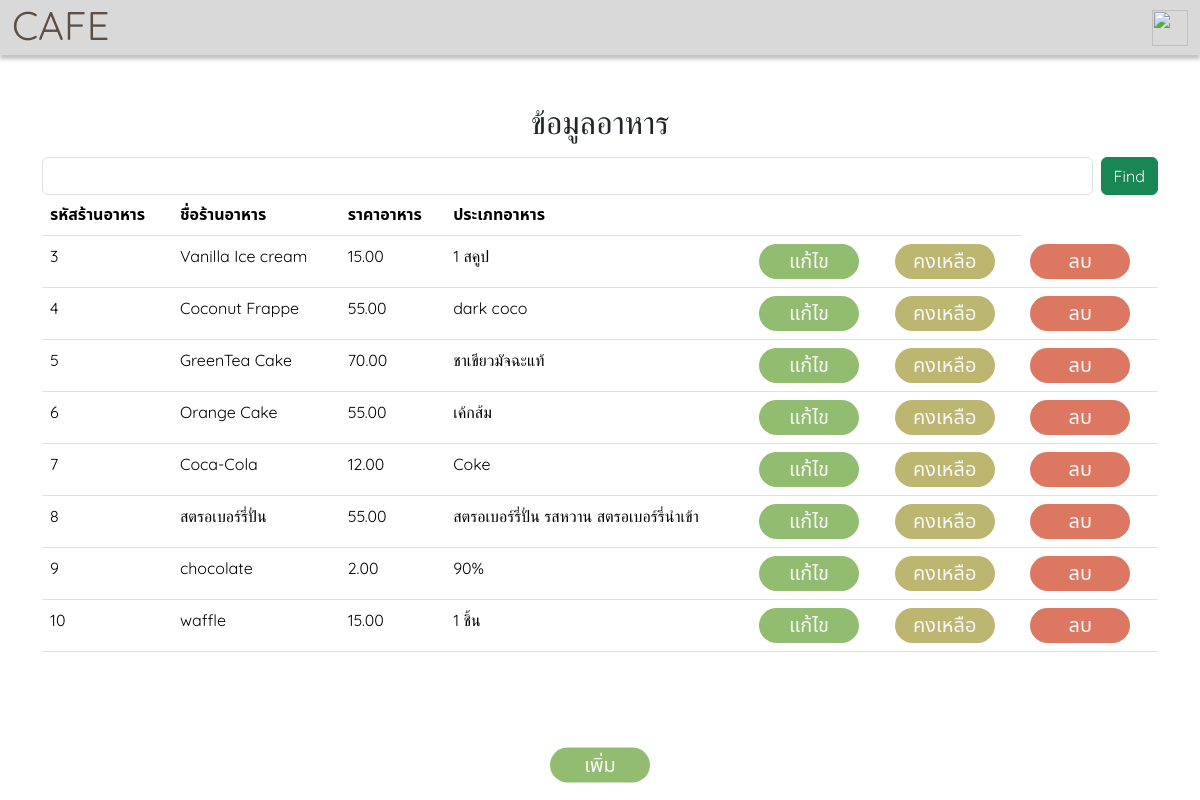
/admin/find_food_data.php, run on the app's committed database.
### tables this page shows
CREATE TABLE `food` (
  `f_id` int(11) NOT NULL,
  `f_name` text NOT NULL,
  `f_price` decimal(10,2) NOT NULL,
  `f_detail` varchar(200) NOT NULL,
  `f_status` varchar(3) NOT NULL,
  `ft_id` int(11) NOT NULL,
  `pic` longblob NOT NULL
);

### admin/find_food_data.php (the view, shortened to what this page needs)
<?php
require_once("..\conn.php");
$name = $_GET["name"];
$sql = "SELECT * FROM `food` WHERE `f_name` LIKE '%$name%' AND `f_status` != '3'";
$r = mysqli_query($conn, $sql);
$num = mysqli_num_rows($r);
if ($num > 0) {
    ?>
    <!DOCTYPE html>
    <html lang="en">
    <head>
        <?php include('../link.php'); ?>
        <link rel="stylesheet" type="text/css" href="../styles.css">
    </head>
    <body>
        <?php include_once('headerbar.php') ?>
        <div class="container mt-5">
            <div class="row">
                <div class="col">
                    <div class="header d-flex justify-content-center h2 mb-3">ข้อมูลอาหาร</div>
                    <form action="find_food_data.php" method="get" class="d-flex justify-content-center">
                        <input type="text" name="name" class="form-control me-2">
                        <button type="submit" class="btn btn-success">Find</button>
                    </form>
                    <table class="table">
                        <tr>
                            <th>
                                <div class="text-thead">รหัสร้านอาหาร</div>
                            </th>
                            <th>
                                <div class="text-thead">ชื่อร้านอาหาร</div>
                            </th>
                            <th>
                                <div class="text-thead">ราคาอาหาร</div>
                            </th>
                            <th>
                                <div class="text-thead">ประเภทอาหาร</div>
                            </th>
                            <th></th>
                            <th></th>
                        </tr>
                        <?php while ($row = mysqli_fetch_row($r)) { ?>
                            <tbody>
                                <tr>
                                    <td>
                                        <?php echo $row[0]; ?>
                                    </td>
                                    <td>
                                        <?php echo $row[1]; ?>
                                    </td>
                                    <td>
                                        <?php echo $row[2]; ?>
                                    </td>
                                    <td>
                                        <?php echo $row[3]; ?>
                                    </td>
                                    <td>
                                        <button type="button" class="button-green"
                                            onclick="location.href='edit_form_food.php?f_id=<?php echo $row[0]; ?>'">
                                            <div class="text-type-name">แก้ไข</div>
                                        </button>
                                    </td>
                                    <td><button class="button-yellow" type="button"
                                            onclick="location.href='update_status_food.php?f_id=<?php echo $row[0]; ?>'">
                                            <?php
                                            $statuslist = array('1' => "คงเหลือ", '2' => "สินค้าหมด");
                                            $f_status = $row[4];
                                            echo '<div class="text-type-name">' . $statuslist[$f_status] . '</div>';
                                            ?>
                                        </button>
                                    </td>
                                    <td><button class="button-red" type="button"
                                            onclick="location.href='delete_food.php?f_id=<?php echo $row[0]; ?>'">
                                            <div class="text-type-name">ลบ</div>
                                        </button></td>
                                </tr>
                            <?php }
} ?>
                </table>
            </div>
        </div>
    </div>
    <footer class="footer">
        <button type="button" class="button-green"
            onclick="location.href='add_form_food.php'">
            <div class="text-type-name">เพิ่ม</div></a>
    </footer>
</body>
</html>

### styles.css (style rules this page uses)
* { font-family: 'Quicksand', sans-serif; }
.footer { position: absolute; font-size: 18px; bottom: 0; left: 0; transform: translate(calc(50vw - 50%), -50%); }
.button-green { width: 100px; height: 35px; flex-shrink: 0; border-radius: 20px; background: #92BD70; border: 0px; }
.button-red { width: 100px; height: 35px; flex-shrink: 0; border-radius: 20px; background: #DC7862; border: 0px; }
.button-yellow { width: 100px; height: 35px; flex-shrink: 0; border-radius: 20px; background: #BDB670; border: 0px; }
.text-type-name { margin-top: 2px; margin-left: 4px; margin-right: 4px; margin-bottom: 4px; font-family: 'Noto Sans Thai', sans-serif; font-size: 20px; text-align: center; vertical-align: middle; color: #F7F7F7; text-decoration: none; }
.text-thead { font-family: 'Noto Sans Thai', sans-serif; font-size: 16px; }

### data on the page
food: f_id "3", f_name "Vanilla Ice cream", f_price "15.00", f_detail "1 สคูป", f_status "คงเหลือ"
food: f_id "4", f_name "Coconut Frappe", f_price "55.00", f_detail "dark coco", f_status "คงเหลือ"
food: f_id "5", f_name "GreenTea Cake", f_price "70.00", f_detail "ชาเขียวมัจฉะแท้", f_status "คงเหลือ"
food: f_id "6", f_name "Orange Cake", f_price "55.00", f_detail "เค้กส้ม", f_status "คงเหลือ"
food: f_id "7", f_name "Coca-Cola", f_price "12.00", f_detail "Coke", f_status "คงเหลือ"
food: f_id "8", f_name "สตรอเบอร์รี่ปั่น", f_price "55.00", f_detail "สตรอเบอร์รี่ปั่น รสหวาน สตรอเบอร์รี่นำเข้า", f_status "คงเหลือ"
food: f_id "9", f_name "chocolate", f_price "2.00", f_detail "90%", f_status "คงเหลือ"
food: f_id "10", f_name "waffle", f_price "15.00", f_detail "1 ชิ้น", f_status "คงเหลือ"
